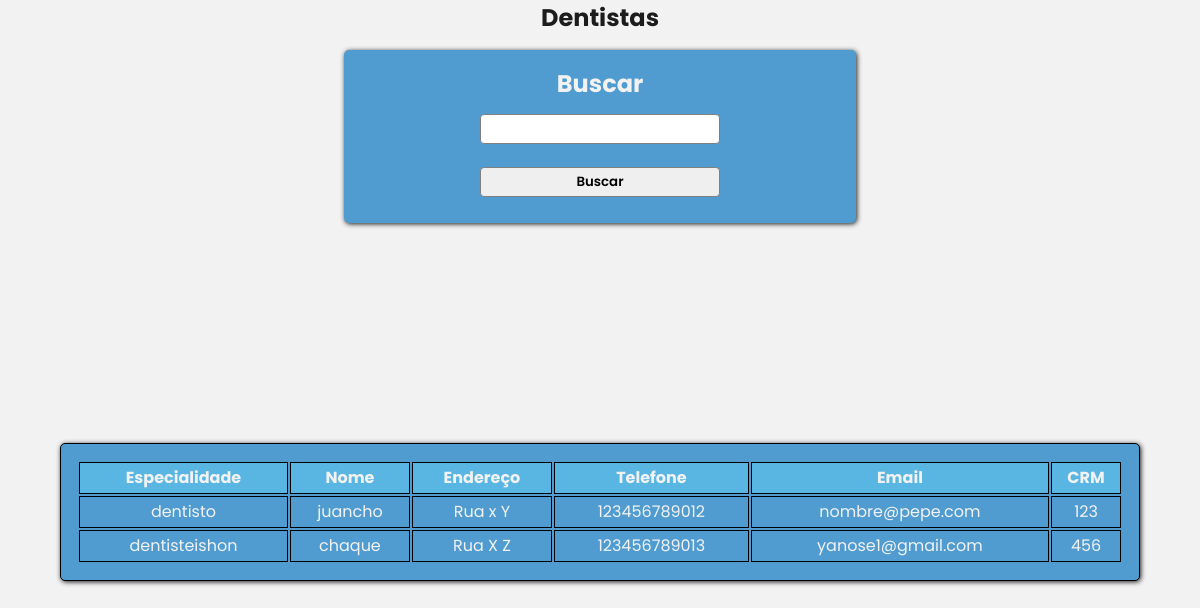
/listardentista.php, run on the app's committed database.
### tables this page shows
CREATE TABLE `dentista` (
  `id_funcionario_pk` int(12) NOT NULL,
  `cpf` varchar(11) DEFAULT NULL,
  `especialidade` text,
  `nome` text,
  `endereco` text,
  `telefone` bigint(12) DEFAULT NULL,
  `email` text,
  `crm` text
);

### persistence/Banco.php (called while the page is built, shortened)
<?php
class Banco{
	private $conexao;
	public function __construct(){
		$this->url="localhost";
		$this->usuario="root";
		$this->senha="";
		$this->banco="odontologia";
		$this->conexao=new mysqli($this->url,$this->usuario,
			$this->senha,$this->banco);
	}
	public function consultar($sql)
	{
		$consulta=$this->conexao->query($sql);
		$linhas=$consulta->num_rows;
		if($linhas>0){
			return $consulta;
		}else{
			return false;
		}
	}
}
?>

### persistence/DentistaPA.php (called while the page is built, shortened)
<?php
	require_once 'Banco.php';
	class DentistaPA{
		private $conexao;
		function __construct(){
			$this->conexao=new Banco();
		}
		public function listar()
		{
			$sql="select * from dentista";
			return $this->conexao->consultar($sql);
		}
	}
?>

### listardentista.php (the view)
<?php
require_once 'cabecalho.php';
?>
    <h2>Dentistas</h2>
<?php
require_once 'persistence/DentistaPA.php';
$dentistapa=new DentistaPA();
$consulta=$dentistapa->listar();
if(!$consulta){
	echo "<h2>Ainda estamos cadastrando!</h2>";
}else{
	require_once 'buscaden.php';
	echo "<table>";
	echo "<tr>";
	echo "<th>Especialidade</th>";
	echo "<th>Nome</th>";
	echo "<th>Endereço</th>";
	echo "<th>Telefone</th>";
	echo "<th>Email</th>";
	echo "<th>CRM</th>";
	echo "</tr>";
	while($linha=$consulta->fetch_assoc()){
		echo "<tr>";
		echo "<td>".$linha['especialidade']."</td>";
		echo "<td>".$linha['nome']."</td>";
		echo "<td>".$linha['endereco']."</td>";
		echo "<td>".$linha['telefone']."</td>";
		echo "<td>".$linha['email']."</td>";
		echo "<td>".$linha['crm']."</td>";
		echo "</tr>";
	}
	echo "</table>";
}
?>
</body>
</html>

### css/estilo.css (style rules this page uses)
:root { --color-white: #f2f2f2; --color-blue1: rgb(0, 151, 178); --color-blue2: #509CD0; --color-blue3: rgb(89, 182, 227); --color-dark1: #1c1c1c; --color-text: #d9d9d9; --color-hover: rgb(255, 255, 255, 0.2); --color-blue2hover: rgb(255, 255, 255, 0.1); }
* { margin:0px; padding:0px; }
body { display: flex; min-height: 100vh; background-color: var(--color-white); flex-direction: column; font-family: 'Poppins', sans-serif; }
h2 { text-align: center; color: var(--color-dark1); font-family: 'Poppins', sans-serif; }
table { width: 90vw; margin: auto; border: 1px solid black; color: var(--color-white); background-color: var(--color-blue2); border-radius: 5px; box-shadow: 1px 1px 5px var(--color-dark1); padding: 1em; }
tr { height: 30px; border: 1px solid white; }
th { height: 30px; background-color: var(--color-blue3); border: 1px solid black; }
td { height: 30px; text-align: center; border: 1px solid black; transition: 0.5s; }

### data on the page
dentista: especialidade "dentisto", nome "juancho", endereco "Rua x Y", telefone "123456789012", email "nombre@pepe.com", crm "123"
dentista: especialidade "dentisteishon", nome "chaque", endereco "Rua X Z", telefone "123456789013", email "yanose1@gmail.com", crm "456"
